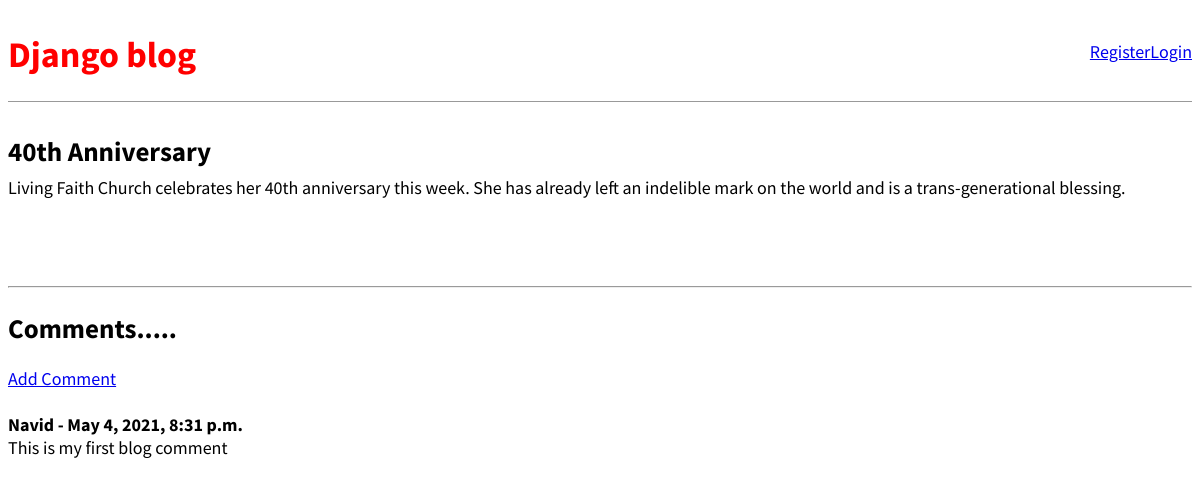
The app's page /post/1/ with its own data.
### blog_app/models.py (models this page shows, shortened)
class Post(models.Model):
    title = models.CharField(max_length=200)
    author = models.ForeignKey('auth.User', on_delete=models.CASCADE)
    body = models.TextField()

class Comment(models.Model):
    post = models.ForeignKey(Post, related_name="comments", on_delete=models.CASCADE)
    name = models.CharField(max_length=40)
    body = models.TextField()
    date_added = models.DateTimeField(auto_now_add=True)

### blog_app/views.py (the view)
# urls.py: path('post/<int:pk>/', BlogDetailView.as_view(), name='post_detail'),
class BlogDetailView(DetailView):
    model = Post
    template_name = 'post_detail.html'

### blog_app/templates/post_detail.html (shortened to what this page needs)
{% extends 'base.html' %}
{% block content %}
    <div class="post-entry">
        <h2>{{ post.title }}</h2>
        <p>{{ post.body }}</p>
    </div>
    <br/><br/>
    <hr>
    <h2>Comments.....</h2>
    {% if not post.comments.all %}
        No comments yet....<a href="{% url 'add_comment' post.pk %}">Add one</a>
    {% else %}
        <a href="{% url 'add_comment' post.pk %}">Add Comment</a>
        <br/><br/>
        {% for comment in post.comments.all %}
            <strong>
                {{ comment.name}} -
                {{ comment.date_added}}
            </strong>
            <br/>
            {{ comment.body }}
            <br/><br/>
        {% endfor %}
    {% endif %}
{% endblock %}

### blog_app/static/base.css (style rules this page uses)
body { font-family: 'Source Sans Pro', sans; font-size: 18px; }
.post-entry { margin-bottom: 2rem; }
.post-entry h2 { margin: 0.5rem 0; }
.post-entry p { margin: 0; font-weight: 400; }

### records on screen
Post: title "40th Anniversary", body "Living Faith Church celebrates her 40th anniversary this week. She has already left an indelible mark on the world and is a trans-generational blessing."
Comment: name "Navid", date_added "May 4, 2021, 8:31 p.m.", body "This is my first blog comment"
